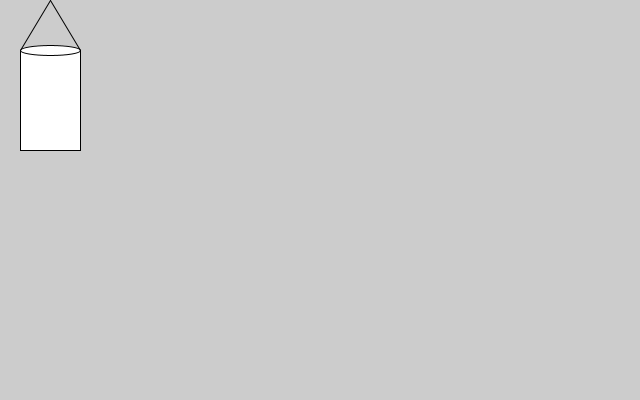
Frame 1 (no input)
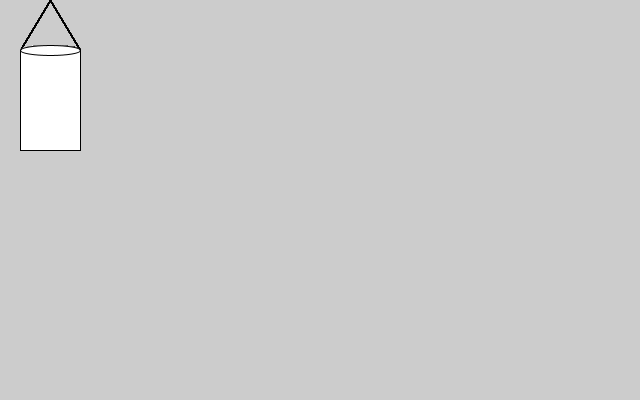
Frame 60 (the mouse pressed at the canvas centre just before this capture)
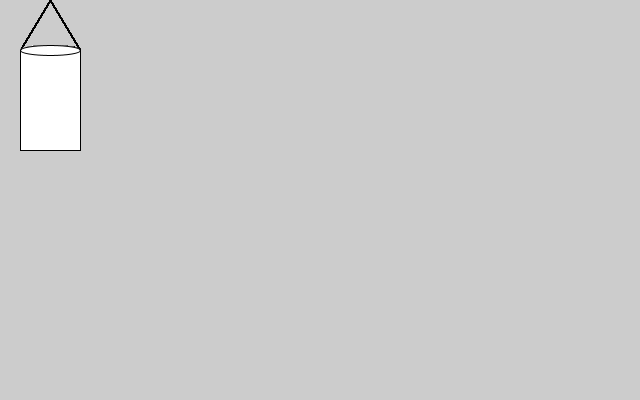
Frame 120 (the mouse held since frame 60 and released just before this capture)

The Processing sketch that drew these frames (run headless with seeded random() and noise(); from frame 60 on, the mouse is pressed at the canvas centre):

// Processing sketch: processing_111582
// ── processing_111582.pde




void setup() { 
  size(640,400);
}

void draw() {
rectMode (CENTER);
rect(50,100,60,100);
ellipse(50, 50, 60, 10);
line(50, 0, 20, 50);
line(50, 0, 80, 50);
}
